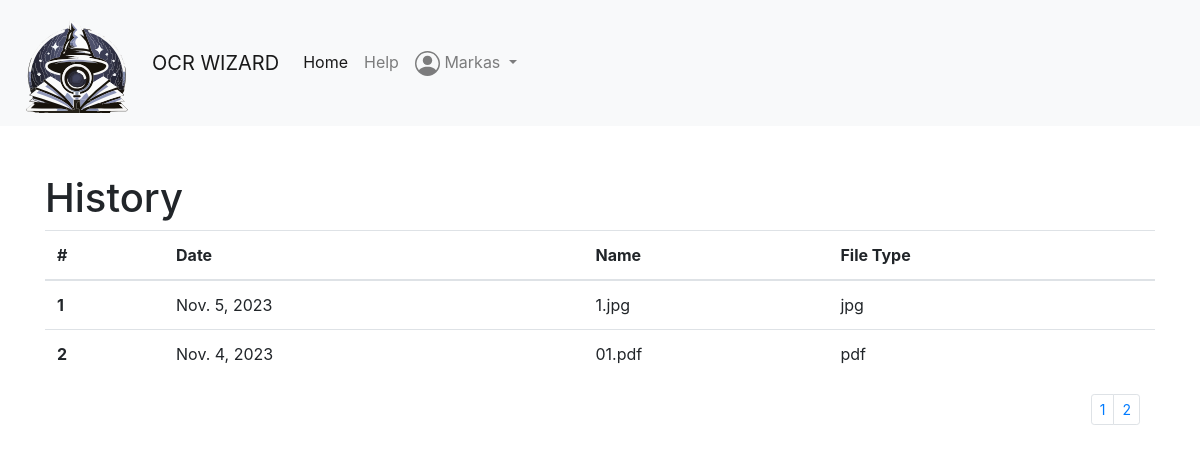
The page /home/account/?page=2 (signed in) on the database its author committed.
### main/models.py (models this page shows, shortened)
class MetaData(models.Model):
    name = models.CharField(max_length=20, null=False)
    user = models.ForeignKey(User, on_delete=models.SET_NULL, null=True, blank=True)
    upload_at = models.DateField(null=True)
    file_type = models.CharField(max_length=6, null=True)

### main/views.py (the view)
# urls.py: path('account/', views.account_info, name='account_info'),
@login_required
def account_info(request):
    user_metadata = Paginator(MetaData.objects.filter(user=request.user).order_by('-upload_at'), 10)
    page_number = request.GET.get('page')
    paged_data = user_metadata.get_page(page_number)
    context = {'user_metadata': paged_data}
    return render(request, 'account_info.html', context)

### templates/account_info.html
{% extends "base.html" %}
{% block content %}
    <h1>History</h1>
    <table class="table">
      <thead>
        <tr>
          <th scope="col">#</th>
          <th scope="col">Date</th>
          <th scope="col">Name</th>
          <th scope="col">File Type</th>
        </tr>
      </thead>
      <tbody>
        {% for metadata in user_metadata %}
        <tr>
          <th scope="row">{{ forloop.counter }}</th>
          <td>{{ metadata.upload_at }}</td>
          <td>{{ metadata.name }}</td>
          <td>{{ metadata.file_type }}</td>
        </tr>
        {% empty %}
        <tr>
          <td colspan="5">No OCR works found.</td>
        </tr>
        {% endfor %}
      </tbody>
    </table>
    <div class="container pages">
    <nav aria-label="...">
        {% if user_metadata.has_other_pages %}
            <ul class="pagination pagination-sm justify-content-end">
                {% for i in user_metadata.paginator.page_range %}
                    {% if authors.number == i %}
                        <li class="page-item active">
                            <a class="page-link">{{ i }}</a>
                        </li>
                    {% else %}
                        <li class="page-item">
                            <a class="page-link" href="?page={{ i }}">{{ i }}</a>
                        </li>
                    {% endif %}
                {% endfor %}
            </ul>
        {% endif %}
    </nav>
</div>
{% endblock %}

### templates/base.html (shortened to what this page needs)
<!DOCTYPE html>
<html lang="en">
<head>
    <link href="https://maxcdn.bootstrapcdn.com/bootstrap/4.5.2/css/bootstrap.min.css" rel="stylesheet">
</head>
<body>
    {% load static %}
    <nav class="navbar navbar-expand-lg navbar-light bg-light">
        <a class="navbar-brand" href="#">
            <img src="{% static 'logo.svg' %}" alt="Logo" width="120" height="100" class="d-inline-block align-top">
        </a>
        <a class="navbar-brand" href="#">OCR WIZARD</a>
        <div class="collapse navbar-collapse" id="navbarNav">
            <ul class="navbar-nav">
                <li class="nav-item active">
                    <a class="nav-link" href="{% url 'index' %}">Home</a>
                </li>
                <li class="nav-item">
                        <a class="nav-link" href="{% url 'help_page' %}">Help</a>
                </li>
                {% if user.is_authenticated %}
                    <li class="nav-item dropdown">
                        <a class="nav-link dropdown-toggle" href="#" id="navbarDropdownMenuLink" role="button" data-toggle="dropdown" aria-haspopup="true" aria-expanded="false">
                            {{ user.get_username }}
                        </a>
                    </li>
                {% endif %}
            </ul>
        </div>
    </nav>
    <div class="container mt-5">
        {% block content %}{% endblock %}
    </div>
</body>
</html>

### rows shown on the page
MetaData: upload_at "Nov. 5, 2023", name "1.jpg", file_type "jpg"
MetaData: upload_at "Nov. 4, 2023", name "01.pdf", file_type "pdf"

### other values the page prints
{{ user.get_username }} "Markas"
{{ i }} "1" "2"
